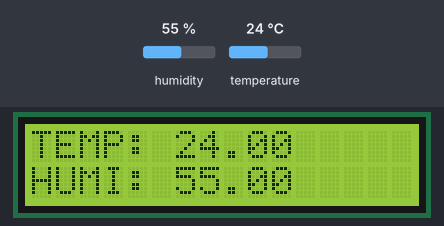
Recording of a sketch running on a simulated Arduino Uno, built with avr-gcc and run on an emulated ATmega328P. On the bench: 16×2 character LCD. The test bench sets the inputs (shaded band); at power-on: humidity 55 %, temperature 24 °C. What the sketch prints to the serial monitor is not drawn.

Above: at 1.2 s.
1.3 s: humidity set to 22 %
At 4.3 s:
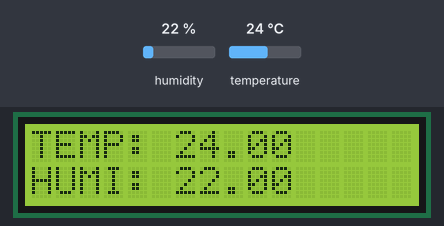
5.3 s: temperature set to 12 °C
At 7.0 s:
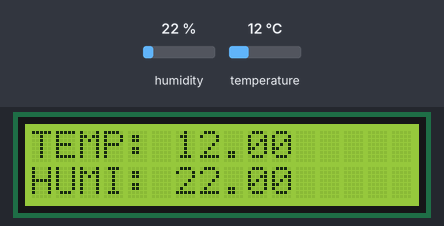
9.3 s: humidity set to 40 %
At 9.7 s:
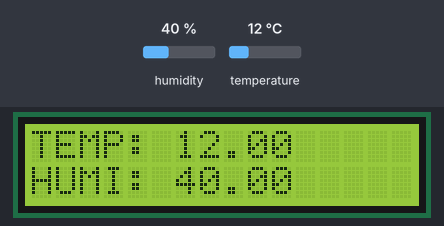
13.3 s: temperature set to 19 °C
At 16.2 s:
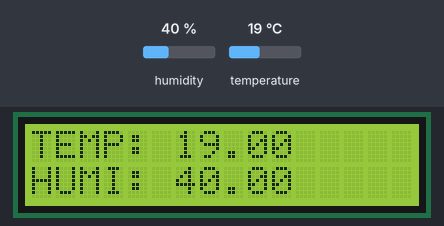
Timing chart, 0 to 17.7 s (numbered marks = the images above; inputs shaded):
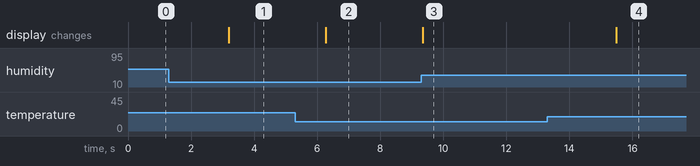

Measured:
- after the input at 1.3 s, the display: changes after 1.9 s (image 1)
- after the input at 5.3 s, the display: changes after 0.97 s (image 2)
- after the input at 9.3 s, the display: changes at once (image 3)
- after the input at 13.3 s, the display: changes after 2.2 s (image 4)

The sketch:

03-18-2.ino
```cpp
#include "DHT.h"
#include <Wire.h>
#include <LiquidCrystal_I2C.h>

#define DHTPIN 3

#define DHTTYPE DHT11  // 온습도 센서 지정(DHT11 or DHT22)

DHT dht(DHTPIN, DHTTYPE);

LiquidCrystal_I2C lcd(0x27, 16, 2);  // 0x27이 안 될 경우 0x3F로 바꿔볼 것

void setup() {
  Serial.begin(9600);
  dht.begin();
  lcd.init();
  lcd.backlight();
}

void loop() {
  float humi = dht.readHumidity();
  float temp = dht.readTemperature();

  Serial.print(temp);Serial.print("C");
  Serial.print("    ");
  Serial.print(humi);Serial.println("%");

  lcd.clear();
  lcd.setCursor(0, 0);
  lcd.print("TEMP: ");
  lcd.print(temp);
  lcd.setCursor(0, 1);
  lcd.print("HUMI: ");
  lcd.print(humi);

  delay(1500);
}
```
